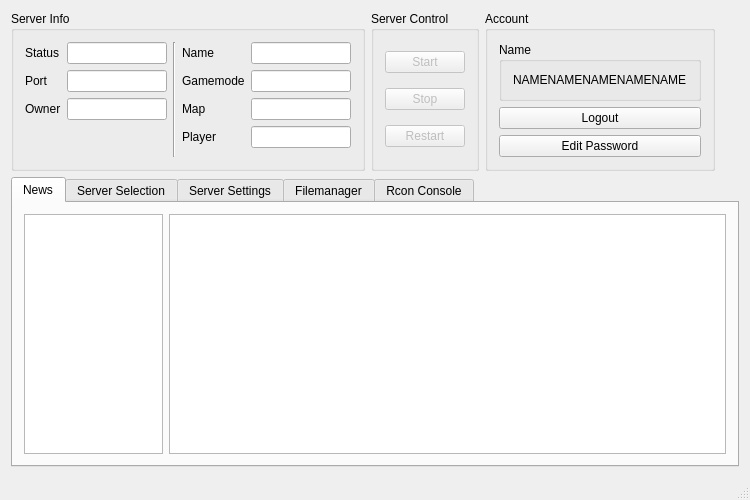
<?xml version="1.0" encoding="UTF-8"?>
<ui version="4.0">
 <class>MainWindow</class>
 <widget class="QMainWindow" name="MainWindow">
  <property name="geometry">
   <rect>
    <x>0</x>
    <y>0</y>
    <width>750</width>
    <height>500</height>
   </rect>
  </property>
  <property name="minimumSize">
   <size>
    <width>750</width>
    <height>500</height>
   </size>
  </property>
  <property name="maximumSize">
   <size>
    <width>750</width>
    <height>500</height>
   </size>
  </property>
  <property name="windowTitle">
   <string>SAMP Manager</string>
  </property>
  <widget class="QWidget" name="centralWidget">
   <layout class="QVBoxLayout" name="verticalLayout">
    <item>
     <layout class="QHBoxLayout" name="horizontalLayout_2">
      <item>
       <widget class="QGroupBox" name="groupBox">
        <property name="title">
         <string>Server Info</string>
        </property>
        <layout class="QHBoxLayout" name="horizontalLayout">
         <item>
          <layout class="QFormLayout" name="formLayout_2">
           <property name="fieldGrowthPolicy">
            <enum>QFormLayout::AllNonFixedFieldsGrow</enum>
           </property>
           <item row="0" column="0">
            <widget class="QLabel" name="label_7">
             <property name="text">
              <string>Status</string>
             </property>
            </widget>
           </item>
           <item row="0" column="1">
            <widget class="QLineEdit" name="lineEdit_status">
             <property name="readOnly">
              <bool>true</bool>
             </property>
            </widget>
           </item>
           <item row="1" column="0">
            <widget class="QLabel" name="label_6">
             <property name="text">
              <string>Port</string>
             </property>
            </widget>
           </item>
           <item row="1" column="1">
            <widget class="QLineEdit" name="lineEdit_Port">
             <property name="readOnly">
              <bool>true</bool>
             </property>
            </widget>
           </item>
           <item row="2" column="0">
            <widget class="QLabel" name="label_8">
             <property name="text">
              <string>Owner</string>
             </property>
            </widget>
           </item>
           <item row="2" column="1">
            <widget class="QLineEdit" name="lineEdit_Owner">
             <property name="readOnly">
              <bool>true</bool>
             </property>
            </widget>
           </item>
          </layout>
         </item>
         <item>
          <widget class="Line" name="line">
           <property name="orientation">
            <enum>Qt::Vertical</enum>
           </property>
          </widget>
         </item>
         <item>
          <layout class="QFormLayout" name="formLayout">
           <item row="0" column="0">
            <widget class="QLabel" name="label">
             <property name="text">
              <string>Name</string>
             </property>
            </widget>
           </item>
           <item row="0" column="1">
            <widget class="QLineEdit" name="lineEdit_name">
             <property name="readOnly">
              <bool>true</bool>
             </property>
            </widget>
           </item>
           <item row="1" column="0">
            <widget class="QLabel" name="label_2">
             <property name="text">
              <string>Gamemode</string>
             </property>
            </widget>
           </item>
           <item row="2" column="0">
            <widget class="QLabel" name="label_3">
             <property name="text">
              <string>Map</string>
             </property>
            </widget>
           </item>
           <item row="3" column="0">
            <widget class="QLabel" name="label_4">
             <property name="text">
              <string>Player</string>
             </property>
            </widget>
           </item>
           <item row="1" column="1">
            <widget class="QLineEdit" name="lineEdit_Gamemode">
             <property name="readOnly">
              <bool>true</bool>
             </property>
            </widget>
           </item>
           <item row="2" column="1">
            <widget class="QLineEdit" name="lineEdit_map">
             <property name="readOnly">
              <bool>true</bool>
             </property>
            </widget>
           </item>
           <item row="3" column="1">
            <widget class="QLineEdit" name="lineEdit_Player">
             <property name="readOnly">
              <bool>true</bool>
             </property>
            </widget>
           </item>
          </layout>
         </item>
        </layout>
       </widget>
      </item>
      <item>
       <widget class="QGroupBox" name="groupBox_2">
        <property name="title">
         <string>Server Control</string>
        </property>
        <layout class="QVBoxLayout" name="verticalLayout_2">
         <item>
          <widget class="QPushButton" name="startButton">
           <property name="enabled">
            <bool>false</bool>
           </property>
           <property name="text">
            <string>Start</string>
           </property>
          </widget>
         </item>
         <item>
          <widget class="QPushButton" name="stopButton">
           <property name="enabled">
            <bool>false</bool>
           </property>
           <property name="text">
            <string>Stop</string>
           </property>
          </widget>
         </item>
         <item>
          <widget class="QPushButton" name="restartButton">
           <property name="enabled">
            <bool>false</bool>
           </property>
           <property name="text">
            <string>Restart</string>
           </property>
          </widget>
         </item>
        </layout>
       </widget>
      </item>
      <item>
       <widget class="QGroupBox" name="groupBox_8">
        <property name="title">
         <string>Account</string>
        </property>
        <layout class="QVBoxLayout" name="verticalLayout_7">
         <item>
          <widget class="QGroupBox" name="groupBox_9">
           <property name="title">
            <string>Name</string>
           </property>
           <layout class="QHBoxLayout" name="horizontalLayout_13">
            <item>
             <widget class="QLabel" name="accountName">
              <property name="text">
               <string>NAMENAMENAMENAMENAME</string>
              </property>
             </widget>
            </item>
           </layout>
          </widget>
         </item>
         <item>
          <widget class="QPushButton" name="accountLogout">
           <property name="text">
            <string>Logout</string>
           </property>
          </widget>
         </item>
         <item>
          <widget class="QPushButton" name="accountEditPassword">
           <property name="text">
            <string>Edit Password</string>
           </property>
          </widget>
         </item>
        </layout>
       </widget>
      </item>
      <item>
       <spacer name="horizontalSpacer">
        <property name="orientation">
         <enum>Qt::Horizontal</enum>
        </property>
        <property name="sizeHint" stdset="0">
         <size>
          <width>40</width>
          <height>20</height>
         </size>
        </property>
       </spacer>
      </item>
     </layout>
    </item>
    <item>
     <widget class="QTabWidget" name="tabWidget">
      <property name="currentIndex">
       <number>0</number>
      </property>
      <widget class="QWidget" name="tab_4">
       <attribute name="title">
        <string>News</string>
       </attribute>
       <layout class="QHBoxLayout" name="horizontalLayout_8" stretch="1,4">
        <item>
         <widget class="QListWidget" name="newsList"/>
        </item>
        <item>
         <widget class="QTextBrowser" name="news"/>
        </item>
       </layout>
      </widget>
      <widget class="QWidget" name="tab">
       <attribute name="title">
        <string>Server Selection</string>
       </attribute>
       <layout class="QHBoxLayout" name="horizontalLayout_3">
        <item>
         <widget class="QTreeWidget" name="serverList">
          <column>
           <property name="text">
            <string>ID</string>
           </property>
          </column>
          <column>
           <property name="text">
            <string>Port</string>
           </property>
          </column>
         </widget>
        </item>
       </layout>
      </widget>
      <widget class="QWidget" name="tab_2">
       <attribute name="title">
        <string>Server Settings</string>
       </attribute>
       <layout class="QHBoxLayout" name="horizontalLayout_5">
        <item>
         <layout class="QVBoxLayout" name="verticalLayout_8">
          <item>
           <widget class="QGroupBox" name="groupBox_3">
            <property name="title">
             <string>General  Settings</string>
            </property>
            <layout class="QFormLayout" name="formLayout_4">
             <item row="0" column="0">
              <widget class="QLabel" name="label_9">
               <property name="text">
                <string>Announce</string>
               </property>
              </widget>
             </item>
             <item row="1" column="0">
              <widget class="QLabel" name="label_10">
               <property name="text">
                <string>Hostname</string>
               </property>
              </widget>
             </item>
             <item row="2" column="0">
              <widget class="QLabel" name="label_11">
               <property name="text">
                <string>Weburl</string>
               </property>
              </widget>
             </item>
             <item row="3" column="0">
              <widget class="QLabel" name="label_12">
               <property name="text">
                <string>Rcon Password</string>
               </property>
              </widget>
             </item>
             <item row="4" column="0">
              <widget class="QLabel" name="label_13">
               <property name="text">
                <string>Server Password</string>
               </property>
              </widget>
             </item>
             <item row="5" column="0">
              <widget class="QLabel" name="label_14">
               <property name="text">
                <string>Mapname</string>
               </property>
              </widget>
             </item>
             <item row="1" column="1">
              <widget class="QLineEdit" name="lineEdit_Hostname"/>
             </item>
             <item row="2" column="1">
              <widget class="QLineEdit" name="lineEdit_Weburl"/>
             </item>
             <item row="3" column="1">
              <widget class="QLineEdit" name="lineEdit_RconPassword"/>
             </item>
             <item row="4" column="1">
              <widget class="QLineEdit" name="lineEdit_ServerPassword"/>
             </item>
             <item row="5" column="1">
              <widget class="QLineEdit" name="lineEdit_Mapname"/>
             </item>
             <item row="0" column="1">
              <widget class="QCheckBox" name="checkBox_announce">
               <property name="text">
                <string/>
               </property>
              </widget>
             </item>
            </layout>
           </widget>
          </item>
          <item>
           <widget class="QPushButton" name="saveButton">
            <property name="text">
             <string>Save</string>
            </property>
           </widget>
          </item>
         </layout>
        </item>
        <item>
         <widget class="Line" name="line_2">
          <property name="orientation">
           <enum>Qt::Vertical</enum>
          </property>
         </widget>
        </item>
        <item>
         <widget class="QGroupBox" name="groupBox_4">
          <property name="minimumSize">
           <size>
            <width>240</width>
            <height>0</height>
           </size>
          </property>
          <property name="title">
           <string>Gamemodes</string>
          </property>
          <layout class="QGridLayout" name="gridLayout">
           <item row="0" column="0">
            <widget class="QLabel" name="label_15">
             <property name="text">
              <string>Gamemode 1</string>
             </property>
            </widget>
           </item>
           <item row="1" column="0">
            <widget class="QLabel" name="label_16">
             <property name="text">
              <string>Gamemode 2</string>
             </property>
            </widget>
           </item>
           <item row="2" column="0">
            <widget class="QLabel" name="label_17">
             <property name="text">
              <string>Gamemode 3</string>
             </property>
            </widget>
           </item>
           <item row="0" column="1">
            <widget class="QComboBox" name="comboBox_Gamemode1">
             <property name="minimumSize">
              <size>
               <width>100</width>
               <height>0</height>
              </size>
             </property>
            </widget>
           </item>
           <item row="0" column="2">
            <widget class="QSpinBox" name="spinBox_Gamemode1"/>
           </item>
           <item row="1" column="1">
            <widget class="QComboBox" name="comboBox_Gamemode2">
             <property name="minimumSize">
              <size>
               <width>100</width>
               <height>0</height>
              </size>
             </property>
            </widget>
           </item>
           <item row="1" column="2">
            <widget class="QSpinBox" name="spinBox_Gamemode2"/>
           </item>
           <item row="2" column="1">
            <widget class="QComboBox" name="comboBox_Gamemode3">
             <property name="minimumSize">
              <size>
               <width>100</width>
               <height>0</height>
              </size>
             </property>
            </widget>
           </item>
           <item row="2" column="2">
            <widget class="QSpinBox" name="spinBox_Gamemode3"/>
           </item>
           <item row="3" column="0">
            <widget class="QLabel" name="label_18">
             <property name="text">
              <string>Gamemode 4</string>
             </property>
            </widget>
           </item>
           <item row="4" column="0">
            <widget class="QLabel" name="label_19">
             <property name="text">
              <string>Gamemode 5</string>
             </property>
            </widget>
           </item>
           <item row="5" column="0">
            <widget class="QLabel" name="label_20">
             <property name="text">
              <string>Gamemode 6</string>
             </property>
            </widget>
           </item>
           <item row="3" column="1">
            <widget class="QComboBox" name="comboBox_Gamemode4">
             <property name="minimumSize">
              <size>
               <width>100</width>
               <height>0</height>
              </size>
             </property>
            </widget>
           </item>
           <item row="3" column="2">
            <widget class="QSpinBox" name="spinBox_Gamemode4"/>
           </item>
           <item row="4" column="1">
            <widget class="QComboBox" name="comboBox_Gamemode5">
             <property name="minimumSize">
              <size>
               <width>100</width>
               <height>0</height>
              </size>
             </property>
            </widget>
           </item>
           <item row="4" column="2">
            <widget class="QSpinBox" name="spinBox_Gamemode5"/>
           </item>
           <item row="5" column="1">
            <widget class="QComboBox" name="comboBox_Gamemode6">
             <property name="minimumSize">
              <size>
               <width>100</width>
               <height>0</height>
              </size>
             </property>
            </widget>
           </item>
           <item row="5" column="2">
            <widget class="QSpinBox" name="spinBox_Gamemode6"/>
           </item>
           <item row="6" column="0">
            <widget class="QLabel" name="label_21">
             <property name="text">
              <string>Gamemode 7</string>
             </property>
            </widget>
           </item>
           <item row="7" column="0">
            <widget class="QLabel" name="label_22">
             <property name="text">
              <string>Gamemode 8</string>
             </property>
            </widget>
           </item>
           <item row="6" column="1">
            <widget class="QComboBox" name="comboBox_Gamemode7">
             <property name="minimumSize">
              <size>
               <width>100</width>
               <height>0</height>
              </size>
             </property>
            </widget>
           </item>
           <item row="7" column="1">
            <widget class="QComboBox" name="comboBox_Gamemode8">
             <property name="minimumSize">
              <size>
               <width>100</width>
               <height>0</height>
              </size>
             </property>
            </widget>
           </item>
           <item row="6" column="2">
            <widget class="QSpinBox" name="spinBox_Gamemode7"/>
           </item>
           <item row="7" column="2">
            <widget class="QSpinBox" name="spinBox_Gamemode8"/>
           </item>
          </layout>
         </widget>
        </item>
        <item>
         <widget class="Line" name="line_3">
          <property name="orientation">
           <enum>Qt::Vertical</enum>
          </property>
         </widget>
        </item>
        <item>
         <layout class="QVBoxLayout" name="verticalLayout_3">
          <item>
           <widget class="QGroupBox" name="groupBox_5">
            <property name="title">
             <string>Filterscripts</string>
            </property>
            <layout class="QHBoxLayout" name="horizontalLayout_4">
             <item>
              <widget class="QTreeWidget" name="filterscripts">
               <property name="alternatingRowColors">
                <bool>true</bool>
               </property>
               <property name="rootIsDecorated">
                <bool>false</bool>
               </property>
               <property name="sortingEnabled">
                <bool>false</bool>
               </property>
               <property name="animated">
                <bool>true</bool>
               </property>
               <attribute name="headerDefaultSectionSize">
                <number>50</number>
               </attribute>
               <column>
                <property name="text">
                 <string>Enable</string>
                </property>
               </column>
               <column>
                <property name="text">
                 <string>Name</string>
                </property>
               </column>
              </widget>
             </item>
            </layout>
           </widget>
          </item>
          <item>
           <widget class="QGroupBox" name="groupBox_6">
            <property name="title">
             <string>Plugins</string>
            </property>
            <layout class="QHBoxLayout" name="horizontalLayout_6">
             <item>
              <widget class="QTreeWidget" name="plugins">
               <property name="alternatingRowColors">
                <bool>true</bool>
               </property>
               <property name="rootIsDecorated">
                <bool>false</bool>
               </property>
               <property name="sortingEnabled">
                <bool>false</bool>
               </property>
               <property name="animated">
                <bool>true</bool>
               </property>
               <attribute name="headerDefaultSectionSize">
                <number>50</number>
               </attribute>
               <column>
                <property name="text">
                 <string>Enable</string>
                </property>
               </column>
               <column>
                <property name="text">
                 <string>Name</string>
                </property>
               </column>
              </widget>
             </item>
            </layout>
           </widget>
          </item>
         </layout>
        </item>
       </layout>
      </widget>
      <widget class="QWidget" name="tab_3">
       <attribute name="title">
        <string>Filemanager</string>
       </attribute>
       <layout class="QHBoxLayout" name="horizontalLayout_7">
        <item>
         <widget class="QTreeWidget" name="files">
          <property name="alternatingRowColors">
           <bool>true</bool>
          </property>
          <property name="rootIsDecorated">
           <bool>false</bool>
          </property>
          <column>
           <property name="text">
            <string>Name</string>
           </property>
          </column>
          <column>
           <property name="text">
            <string>Size</string>
           </property>
          </column>
         </widget>
        </item>
        <item>
         <layout class="QVBoxLayout" name="verticalLayout_5">
          <item>
           <widget class="QGroupBox" name="groupBox_7">
            <property name="title">
             <string>Actions</string>
            </property>
            <layout class="QVBoxLayout" name="verticalLayout_4">
             <item>
              <widget class="QPushButton" name="createDirButton">
               <property name="text">
                <string>Create Dir</string>
               </property>
              </widget>
             </item>
             <item>
              <widget class="QPushButton" name="downloadButton">
               <property name="text">
                <string>Download</string>
               </property>
              </widget>
             </item>
             <item>
              <widget class="QPushButton" name="uploadButton">
               <property name="text">
                <string>Upload</string>
               </property>
              </widget>
             </item>
             <item>
              <widget class="QPushButton" name="editButton">
               <property name="text">
                <string>Show</string>
               </property>
              </widget>
             </item>
             <item>
              <widget class="QPushButton" name="deleteButton">
               <property name="text">
                <string>Delete</string>
               </property>
              </widget>
             </item>
            </layout>
           </widget>
          </item>
          <item>
           <spacer name="verticalSpacer">
            <property name="orientation">
             <enum>Qt::Vertical</enum>
            </property>
            <property name="sizeHint" stdset="0">
             <size>
              <width>20</width>
              <height>40</height>
             </size>
            </property>
           </spacer>
          </item>
         </layout>
        </item>
       </layout>
      </widget>
      <widget class="QWidget" name="tab_8">
       <property name="enabled">
        <bool>false</bool>
       </property>
       <attribute name="title">
        <string>Rcon Console</string>
       </attribute>
       <layout class="QVBoxLayout" name="verticalLayout_6">
        <item>
         <widget class="QPlainTextEdit" name="rconConsole">
          <property name="readOnly">
           <bool>true</bool>
          </property>
         </widget>
        </item>
        <item>
         <layout class="QHBoxLayout" name="horizontalLayout_12">
          <item>
           <widget class="QLineEdit" name="rconCommand"/>
          </item>
          <item>
           <widget class="QPushButton" name="sendButton">
            <property name="text">
             <string>Send</string>
            </property>
           </widget>
          </item>
         </layout>
        </item>
       </layout>
      </widget>
     </widget>
    </item>
   </layout>
  </widget>
  <widget class="QStatusBar" name="statusBar"/>
 </widget>
 <layoutdefault spacing="6" margin="11"/>
 <resources/>
 <connections>
  <connection>
   <sender>rconCommand</sender>
   <signal>returnPressed()</signal>
   <receiver>sendButton</receiver>
   <slot>click()</slot>
   <hints>
    <hint type="sourcelabel">
     <x>617</x>
     <y>448</y>
    </hint>
    <hint type="destinationlabel">
     <x>674</x>
     <y>445</y>
    </hint>
   </hints>
  </connection>
 </connections>
</ui>
